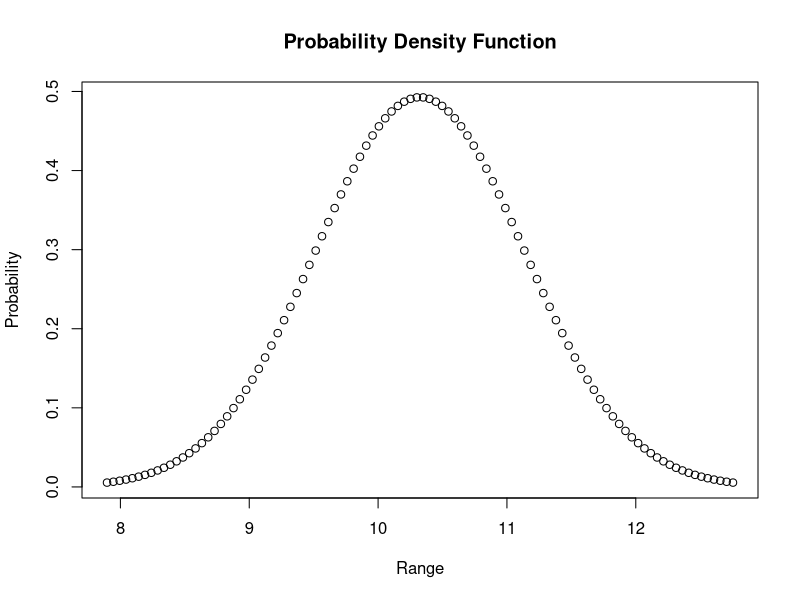
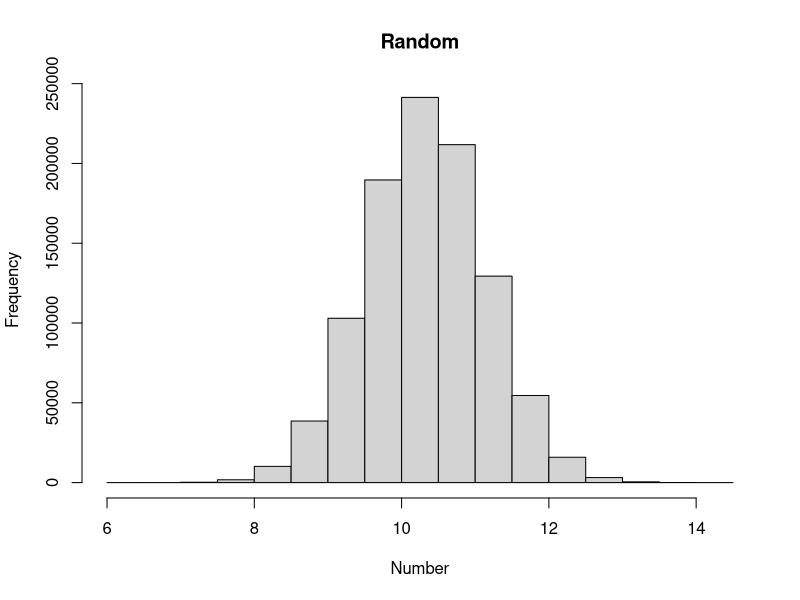

Generate these figures, in order, with R:
set.seed(20121865)
rnorm(1,10,2)
sqrt(rchisq(1,df=2))

mu = 10.32528
sd = 0.8096723

# Minimum value (3 standard deviations to the left of the mean)
minimum = mu - 3 * sd

# Maximum value (3 standard deviations to the right of the mean)
maximum = mu + 3 * sd

x <- seq(minimum, maximum, len = 100)

# Gaussian question 1
plot(x, dnorm(x, mu, sd),
     ylab = "Probability",
     xlab = "Range",
     main = "Probability Density Function")

# Gaussian question 2
pnorm(mu + 2 * sd, mu, sd) - pnorm(mu - sd, mu, sd)

# Gaussian question 3
r = rnorm(1e6, mu, sd)
hist(r,
     ylab = "Frequency",
     xlab = "Number",
     main = "Random")

# Gaussian question 4
# Theoretically, the mean would be the highest steepest point of the
# normal distribution, since the distribution is perfectly
# symmetrical, it would mean the middle of the distribution would
# be the steepest point of the curve which corresponds to the mean.

# Student t-test question 1
w <- c(102.5, 102.9, 99.9, 101.9, 101.3, 98.9, 96.5, 97.7, 101.8,
       100.3)

# A sensible null hypothesis would be H naught = the average
# weight of the bananas which is 100 grams.

# Student t-test question 2
n = length(w)
SEM = sd(w)/sqrt(n)
1 - pnorm(mean(w), 100, SEM)
# The p-value is defined as the likelihood of 
# receiving the observation or a more extreme observation 
# if the null hypothesis is true. The p-value that I got was 0.2910448,
# in this dataset, "more extreme"
# means larger than the observed sample mean.

# Student t-test question 3
# A one-sided test(right) is needed because of the fact that
# we are testing if the population mean is more than the null mean.

# Student t-test question 4
t.test(w,mu=100,alternative="greater")
# The t-test shows us that the p-value is 0.2977, which is different to
# the 0.2910448 that I got from calculating the p-value myself. This
# is because of the fact that the sample is too small which causes
# the uncertainty to be higher.

# Student t-test question 4
t.test(w,mu=100,conf.level=0.95,alt="g")
t.test(w,mu=100,conf.level=0.99,alt="g")
# The 95 percent confidence interval is 99.13757 and the
# 99 percent confidence interval is 98.4731.

# Hypothesis testing question 1
dbinom(1, 7, 0.4)

# Hypothesis testing question 2
1 - pbinom(2, 7, 0.4)

# Hypothesis testing question 3
# A null hypothesis would be that H0 = 5 since the scientists
# found a plant near a beehive to have 5 fertilized flowers.

# Hypothesis testing question 4
# The p-value is defined as the likelihood of 
# receiving the observation or a more extreme observation 
# if the null hypothesis is true.
# More extreme in this context means higher or lower than the
# sample mean.

# Hypothesis testing question 5
# I think a two-sided test is needed because it's not clear
# whether we can expect to see an increase or decrease in
# the actual observed mean.

# Hypothesis testing question 6
mu = 7*0.4
sigma = sqrt(7*0.4*(1 - 0.4))
SEM = sigma/sqrt(7)
1 - pnorm(mu, 5, SEM)
# Since the p-value that I got was 0.9994665, I don't think the p-value
# is significant because it's not low enough to reject the null hypothesis.

